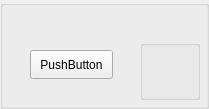
       <widget class="QGroupBox" name="groupBox_p106">
        <property name="minimumSize">
         <size>
          <width>170</width>
          <height>100</height>
         </size>
        </property>
        <property name="title">
         <string/>
        </property>
        <widget class="QPushButton" name="pushButton_p106">
         <property name="geometry">
          <rect>
           <x>30</x>
           <y>50</y>
           <width>83</width>
           <height>29</height>
          </rect>
         </property>
         <property name="text">
          <string>PushButton</string>
         </property>
        </widget>
        <widget class="QGroupBox" name="groupBox_p106info">
         <property name="geometry">
          <rect>
           <x>140</x>
           <y>40</y>
           <width>60</width>
           <height>60</height>
          </rect>
         </property>
         <property name="title">
          <string/>
         </property>
         <widget class="QLabel" name="label_p106attack">
          <property name="geometry">
           <rect>
            <x>0</x>
            <y>0</y>
            <width>30</width>
            <height>30</height>
           </rect>
          </property>
          <property name="text">
           <string/>
          </property>
         </widget>
         <widget class="QLabel" name="label_p106hp">
          <property name="geometry">
           <rect>
            <x>30</x>
            <y>0</y>
            <width>30</width>
            <height>30</height>
           </rect>
          </property>
          <property name="text">
           <string/>
          </property>
         </widget>
         <widget class="QLabel" name="label_p106mobility">
          <property name="geometry">
           <rect>
            <x>0</x>
            <y>30</y>
            <width>30</width>
            <height>30</height>
           </rect>
          </property>
          <property name="text">
           <string/>
          </property>
         </widget>
         <widget class="QLabel" name="label_p106range">
          <property name="geometry">
           <rect>
            <x>30</x>
            <y>30</y>
            <width>30</width>
            <height>30</height>
           </rect>
          </property>
          <property name="text">
           <string/>
          </property>
         </widget>
        </widget>
        <widget class="QLabel" name="label_p106type">
         <property name="geometry">
          <rect>
           <x>80</x>
           <y>20</y>
           <width>30</width>
           <height>30</height>
          </rect>
         </property>
         <property name="styleSheet">
          <string notr="true"/>
         </property>
         <property name="text">
          <string/>
         </property>
        </widget>
       </widget>
